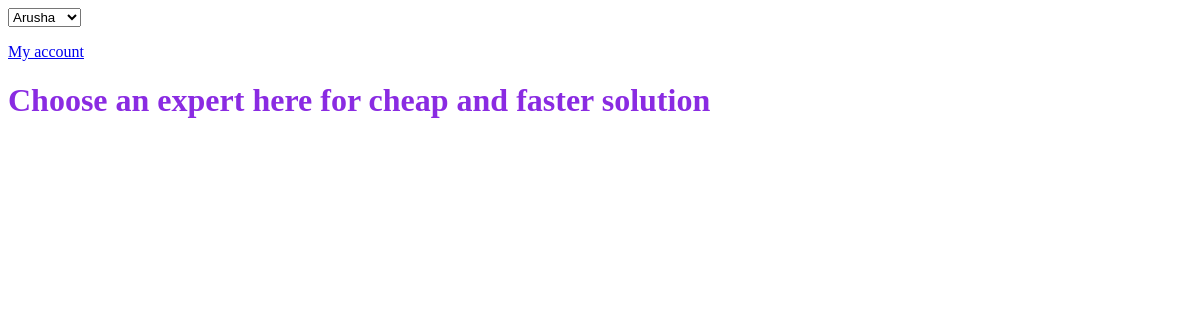
The page /index on the database as committed earlier.
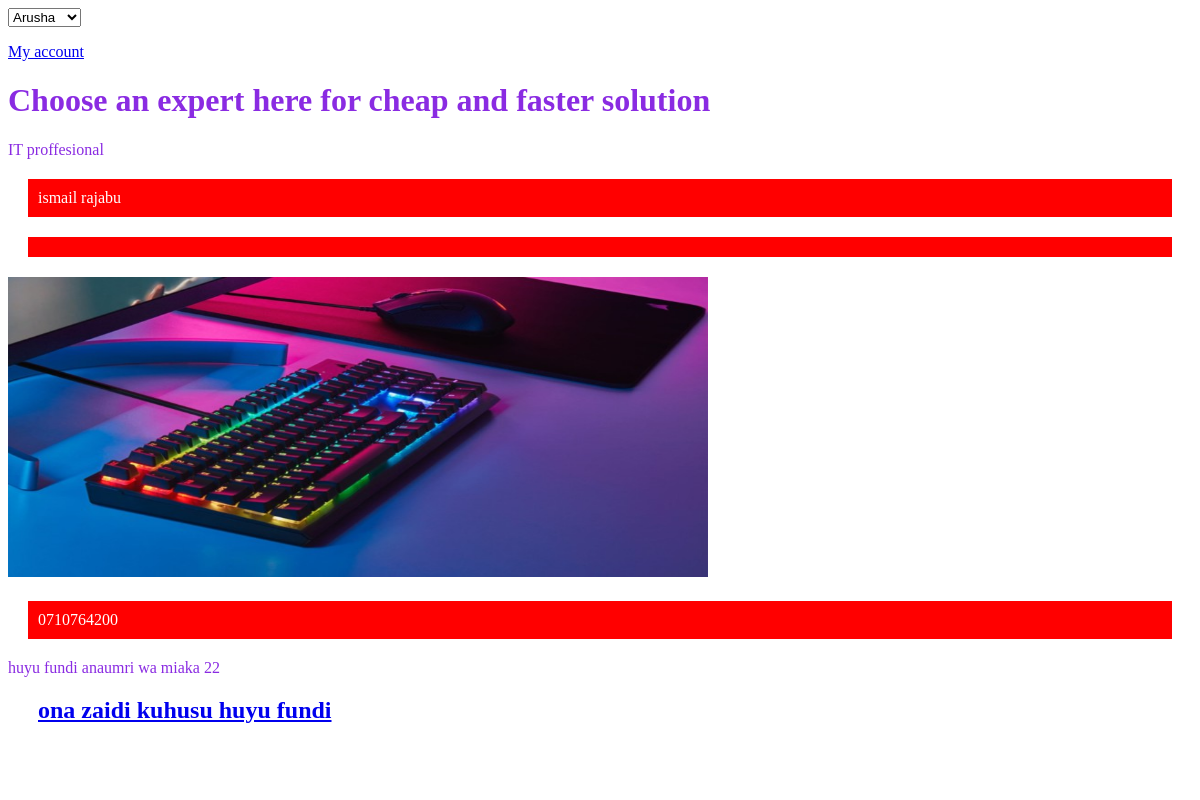
The same page on the database as committed later.
### registration/models.py (models this page shows, shortened)
class user(models.Model):
    user_id  = models.BigAutoField(primary_key=True)
    fname    = models.CharField(max_length=20)
    lname    = models.CharField(max_length=20)
    phone_no = models.CharField(max_length=20)
    user_name= models.CharField(max_length=30, blank=True, null=True, unique=True)
    email    = models.EmailField()
    passwd   = models.CharField(max_length=50, null='False')
    age      = models.CharField(max_length=4)
    slug     = models.CharField(max_length=30, unique=True)
    time     = models.TimeField(auto_now=True)
    date     = models.DateField(auto_now=True)
    image    = models.ImageField(upload_to='uploads/%Y/%m/%d/')
    location = models.ForeignKey(region, on_delete=models.CASCADE)
    prfssn   = models.ForeignKey(profession, on_delete=models.CASCADE)
    description=models.TextField(max_length=1000, null=True, blank=True)

class profession(models.Model):
    pro_id = models.BigAutoField(primary_key=True)
    name = models.CharField(max_length=70, null=False, blank=False)
    def __str__(self):
        return self.name

### registration/views.py (the view)
# urls.py: path('index', views.index, name="index"),
def index(request):
    user_  =  user.objects.all()
    _region =  region.objects.all()
    return render(request, 'registration/index.html',{
        'register':True,
        'users':user_,
        'region':_region
    })

### registration/templates/registration/index.html (shortened to what this page needs)
{% extends 'registration/base/base.html' %}
{% load static %}
    {% block stylefiles %}<link rel="stylesheet" href="{% static 'registration/styles/index.css' %}">
    {% endblock %}
{% block header %}
<form>
  <select>
    {% for i in region %}
    <option value="{{ i.location }}">{{i.location}}</option>
    {% endfor %}
  </select>
 </form>
 <p><a href="{% url 'login' %}">My account</a></p>
{% endblock %}
{% block body %}
<div id="foo">
    <h1>Choose an expert here for cheap and faster solution </h1>
    {% if register %}
      {% for user in users %}
      {{ user.prfssn }}
      {% include 'registration/frequent/frequent.html' with fname=user.fname lname=user.lname prfssn=user.prfssn.name image=user.image.url phone_no=user.phone_no age=user.age slug=user.slug%}
      {% endfor %}
    {% endif %}
</div>
{% endblock %}

### registration/templates/registration/base/base.html (shortened to what this page needs)
{% load static %}
<!DOCTYPE html>
<html lang="en">
<head>
    {% block stylefiles %}{% endblock %}
</head>
<body>
    {% block header %}{% endblock %}
    {% block body %}{% endblock %}
</body>
</html>

### registration/templates/registration/frequent/frequent.html (shortened to what this page needs)
<div>
    <p style="background-color: red; color:white;  padding: 10px; margin: 20px;">
        {{ fname }}  {{ lname }}
    </p>
    <p style="background-color: red; color:white;  padding: 10px; margin: 20px;">
    </p>
            <img src="{{ image }}" alt="image" width="700px" height="300px" fit-content="">
   <p style="background-color: red; color:white; padding: 10px; margin: 20px;">
        {{ phone_no }}
    </p>
    <p>huyu fundi anaumri wa miaka {{ age }}</p>
    <h2 style="margin-left: 30px; color:black;">
        <a href="{% url 'services' slug %}"> ona zaidi kuhusu huyu fundi</a>
    </h2>
<br><br>
 </div>

### registration/static/registration/styles/index.css (style rules this page uses)
#foo { background-color: white; color: blueviolet; }

Rows that differ between the two databases and show on the page:
added user: prfssn "IT proffesional", fname "ismail", lname "rajabu", phone_no "0710764200", age "22"
